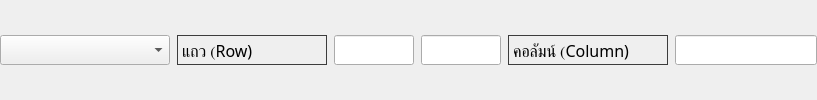
               <widget class="QWidget" name="Feature08" native="true">
                <layout class="QHBoxLayout" name="horizontalLayout_28">
                 <property name="spacing">
                  <number>7</number>
                 </property>
                 <property name="leftMargin">
                  <number>0</number>
                 </property>
                 <property name="topMargin">
                  <number>0</number>
                 </property>
                 <property name="rightMargin">
                  <number>0</number>
                 </property>
                 <property name="bottomMargin">
                  <number>0</number>
                 </property>
                 <item>
                  <widget class="QComboBox" name="SheetBox_008">
                   <property name="minimumSize">
                    <size>
                     <width>170</width>
                     <height>30</height>
                    </size>
                   </property>
                   <property name="maximumSize">
                    <size>
                     <width>170</width>
                     <height>30</height>
                    </size>
                   </property>
                   <property name="styleSheet">
                    <string notr="true">background:none;</string>
                   </property>
                  </widget>
                 </item>
                 <item>
                  <widget class="QLabel" name="label_35">
                   <property name="minimumSize">
                    <size>
                     <width>150</width>
                     <height>30</height>
                    </size>
                   </property>
                   <property name="maximumSize">
                    <size>
                     <width>150</width>
                     <height>30</height>
                    </size>
                   </property>
                   <property name="font">
                    <font>
                     <family>Sarabun</family>
                     <pointsize>12</pointsize>
                    </font>
                   </property>
                   <property name="styleSheet">
                    <string notr="true">border: 1px solid rgb(60,60,60);
border-radius: 0px;</string>
                   </property>
                   <property name="text">
                    <string>แถว (Row)</string>
                   </property>
                  </widget>
                 </item>
                 <item>
                  <widget class="QLineEdit" name="Rstart8">
                   <property name="minimumSize">
                    <size>
                     <width>80</width>
                     <height>30</height>
                    </size>
                   </property>
                   <property name="maximumSize">
                    <size>
                     <width>80</width>
                     <height>30</height>
                    </size>
                   </property>
                   <property name="font">
                    <font>
                     <family>Sarabun</family>
                     <pointsize>12</pointsize>
                     <weight>50</weight>
                     <italic>false</italic>
                     <bold>false</bold>
                    </font>
                   </property>
                   <property name="styleSheet">
                    <string notr="true">font: 12pt &quot;Sarabun&quot;;</string>
                   </property>
                  </widget>
                 </item>
                 <item>
                  <widget class="QLineEdit" name="Rend8">
                   <property name="minimumSize">
                    <size>
                     <width>80</width>
                     <height>30</height>
                    </size>
                   </property>
                   <property name="maximumSize">
                    <size>
                     <width>80</width>
                     <height>30</height>
                    </size>
                   </property>
                   <property name="font">
                    <font>
                     <family>Sarabun</family>
                     <pointsize>12</pointsize>
                     <weight>50</weight>
                     <italic>false</italic>
                     <bold>false</bold>
                    </font>
                   </property>
                   <property name="styleSheet">
                    <string notr="true">font: 12pt &quot;Sarabun&quot;;</string>
                   </property>
                  </widget>
                 </item>
                 <item>
                  <widget class="QLabel" name="label_36">
                   <property name="minimumSize">
                    <size>
                     <width>160</width>
                     <height>30</height>
                    </size>
                   </property>
                   <property name="maximumSize">
                    <size>
                     <width>160</width>
                     <height>30</height>
                    </size>
                   </property>
                   <property name="font">
                    <font>
                     <family>Sarabun</family>
                     <pointsize>12</pointsize>
                    </font>
                   </property>
                   <property name="styleSheet">
                    <string notr="true">border: 1px solid rgb(60,60,60);
border-radius: 0px;</string>
                   </property>
                   <property name="text">
                    <string>คอลัมน์ (Column)</string>
                   </property>
                  </widget>
                 </item>
                 <item>
                  <widget class="QLineEdit" name="Cstart8">
                   <property name="minimumSize">
                    <size>
                     <width>60</width>
                     <height>30</height>
                    </size>
                   </property>
                   <property name="maximumSize">
                    <size>
                     <width>16777215</width>
                     <height>30</height>
                    </size>
                   </property>
                   <property name="font">
                    <font>
                     <family>Sarabun</family>
                     <pointsize>12</pointsize>
                     <weight>50</weight>
                     <italic>false</italic>
                     <bold>false</bold>
                    </font>
                   </property>
                   <property name="styleSheet">
                    <string notr="true">font: 12pt &quot;Sarabun&quot;;</string>
                   </property>
                  </widget>
                 </item>
                </layout>
               </widget>
